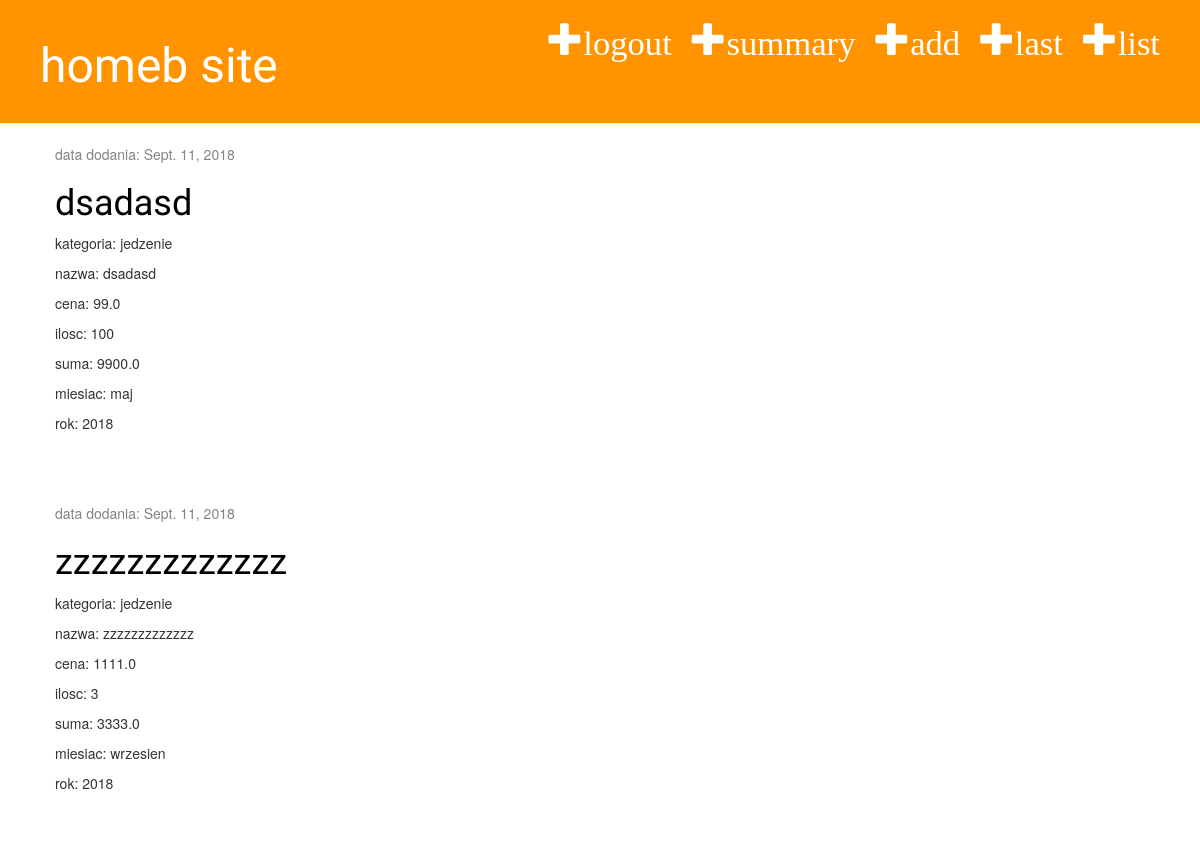
The app's page /zakup/last/ (signed in), older data.
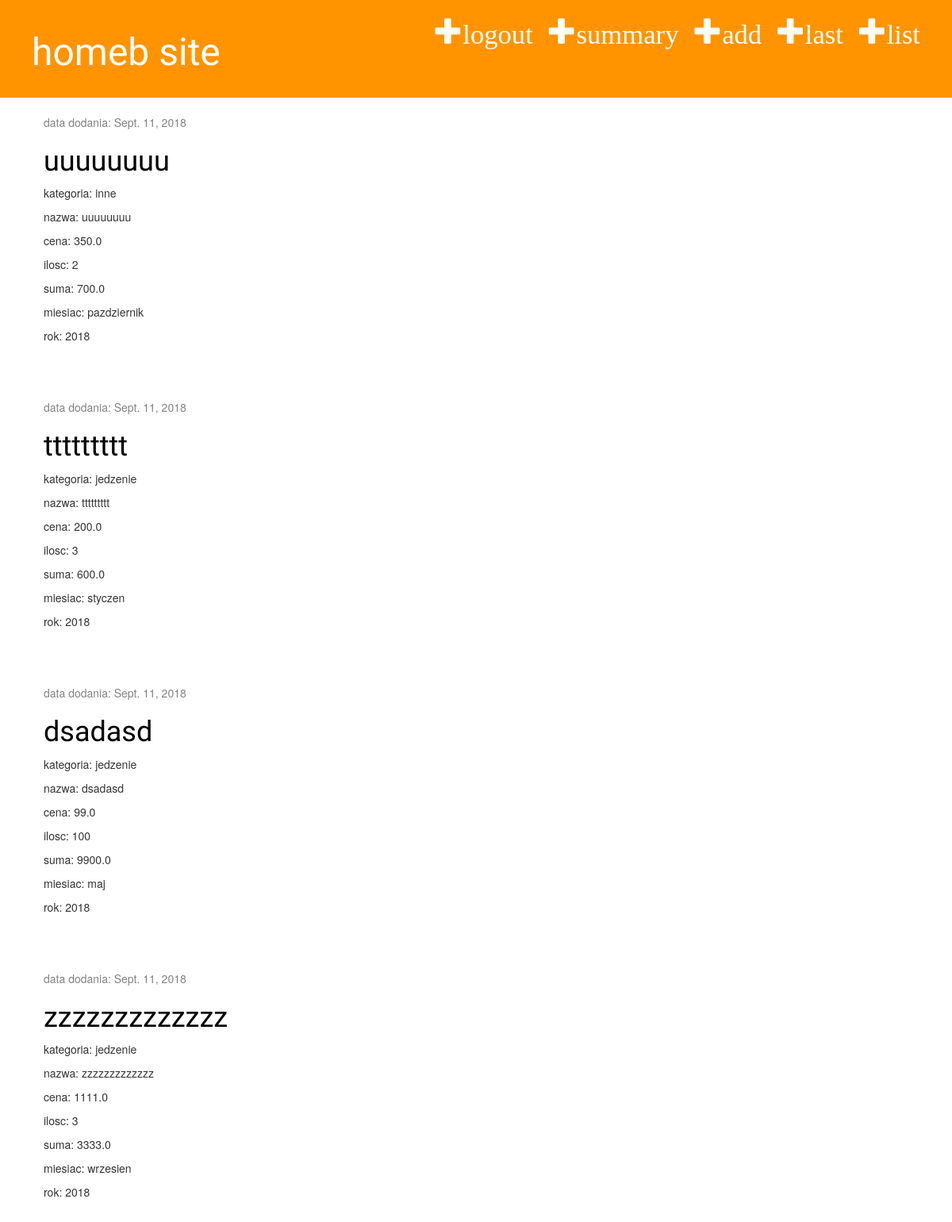
The same page, newer data.
### homeb_app/models.py (models this page shows, shortened)
class Zakup(models.Model):
    category = models.ForeignKey(Kategoria, on_delete=models.CASCADE, default=1)
    month = models.ForeignKey(Miesiac, on_delete=models.CASCADE)
    year = models.IntegerField()
    name = models.CharField(max_length=30)
    price = models.FloatField(default=0.1)
    quantity = models.IntegerField(default=1)
    total= models.FloatField(default=0.1)
    date = models.DateField(auto_now_add=True, blank=True)
    user = models.ForeignKey(User, on_delete=models.CASCADE)
    def amount(self):
        value = (self.price * self.quantity)
        return value

class Kategoria(models.Model):
    name = models.CharField(max_length=30)
    def __str__(self):
        return self.name

class Miesiac(models.Model):
    name = models.CharField(max_length=15)
    def __str__(self):
        return self.name

### homeb_app/views.py (the view)
# urls.py: path('zakup/last/', views.zakup_last, name='zakup_last'),
@login_required
def zakup_last(request):
    last = Zakup.objects.filter(user__username=request.user).order_by('-id')[:10]
    return render(request, 'homeb_app/zakup_last.html', {'last': last})

### homeb_app/templates/homeb_app/zakup_last.html
{% extends 'homeb_app/base.html' %}
    {% block content %}
        {% for l in last %}
        <div class="post">
            <div class="date">
                <p>data dodania: {{ l.date }}</p>
            </div>
            <h1><a href="{% url 'zakup_detail' pk=l.pk %}">{{ l.name }}</a></h1>
                <p>kategoria: {{ l.category }}</p>
                <p>nazwa: {{ l.name }}</p>
                <p>cena: {{ l.price }}</p>
                <p>ilosc: {{ l.quantity }}</p>
                <p>suma: {{ l.amount }}</p>
                <p>miesiac: {{ l.month }}</p>
                <p>rok: {{ l.year }}</p>
            </div>
        {% endfor %}
    {% endblock %}

### homeb_app/templates/homeb_app/base.html (shortened to what this page needs)
{% load static %}
<html>
    <head>
        <link rel="stylesheet" href="//maxcdn.bootstrapcdn.com/bootstrap/3.2.0/css/bootstrap.min.css">
        <link rel="stylesheet" href="//maxcdn.bootstrapcdn.com/bootstrap/3.2.0/css/bootstrap-theme.min.css">
        <link rel="stylesheet" href="{% static 'css/homeb.css' %}">
    </head>
    <body>
        <div class="page-header">
            <a href="{% url 'zakup_list' %}" class="top-menu"><span class="glyphicon glyphicon-plus">list</span></a>
            <a href="{% url 'zakup_last' %}" class="top-menu"><span class="glyphicon glyphicon-plus">last</span></a>
            <a href="{% url 'zakup_nowy' %}" class="top-menu"><span class="glyphicon glyphicon-plus">add</span></a>
            <a href="{% url 'zakup_month' %}" class="top-menu"><span class="glyphicon glyphicon-plus">summary</span></a>
            <a href="{% url 'logout_view' %}" class="top-menu"><span class="glyphicon glyphicon-plus">logout</span></a>
            <h1><a href="/">homeb site</a></h1>
        </div>
        <div class="content container">
            <div class="row">
                <div class="col-md-8">
                {% block content %}
                {% endblock %}
                </div>
            </div>
        </div>
    </body>
</html>

### homeb_app/static/css/homeb.css (style rules this page uses)
.page-header { background-color: #ff9400; margin-top: 0; padding: 20px 20px 20px 40px; }
.page-header h1, .page-header h1 a, .page-header h1 a:visited, .page-header h1 a:active { color: #ffffff; font-size: 36pt; text-decoration: none; }
.content { margin-left: 40px; }
h1, h2, h3, h4 { font-family: 'Lobster', cursive; }
.date { color: #828282; }
.top-menu, .top-menu:hover, .top-menu:visited { color: #ffffff; float: right; font-size: 26pt; margin-right: 20px; }
.post { margin-bottom: 70px; }
.post h1 a, .post h1 a:visited { color: #000000; }

Row changes from the older to the newer data that the page shows:
added Zakup: date "Sept. 11, 2018", name "uuuuuuuu", category "inne", price "350.0", quantity "2", amount "700.0", month "pazdziernik", year "2018"
added Zakup: date "Sept. 11, 2018", name "ttttttttt", category "jedzenie", price "200.0", quantity "3", amount "600.0", month "styczen", year "2018"
